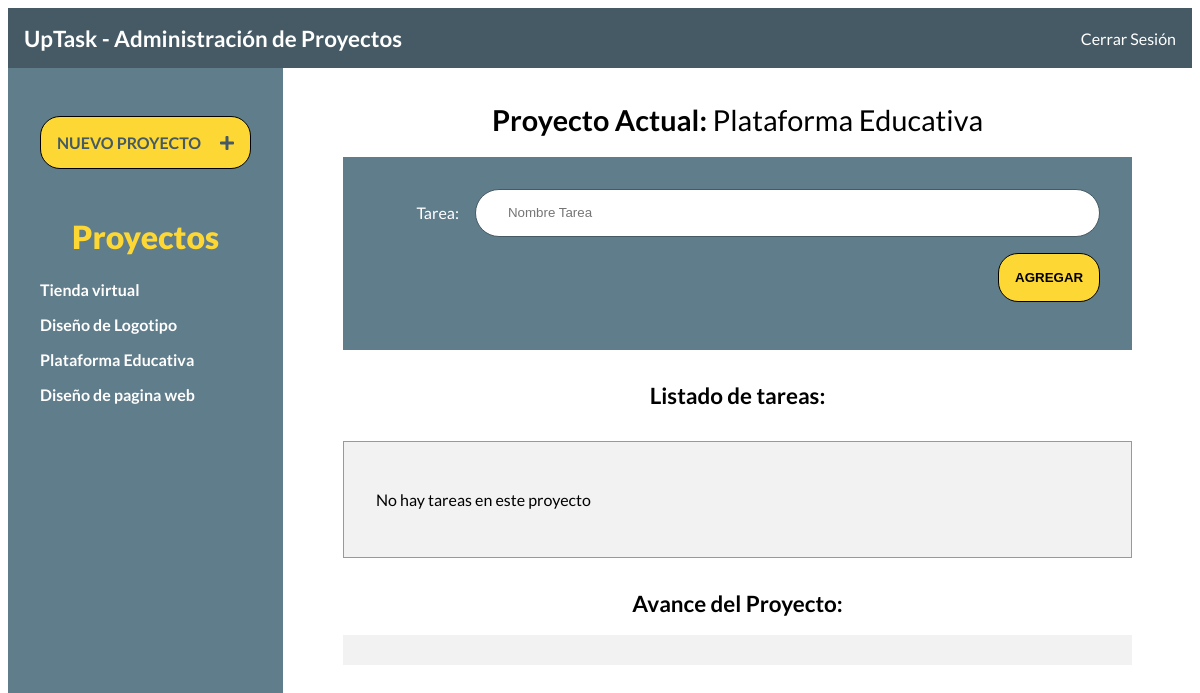
Page /index.php?id_proyecto=3 (signed in) on the committed database.
### tables this page shows
CREATE TABLE `proyectos` (
  `id` int(11) NOT NULL,
  `nombre` varchar(100) NOT NULL
);

### inc/funciones/funciones.php (called while the page is built, shortened)
<?php
function obtenerProyectos(){
    include 'conexion.php';
    try {
        return $conn->query('SELECT id, nombre FROM proyectos');
    } catch(Exception $e){
        echo "Error! : " . $e->getMessage();
        return false;
    }
}
function obtenerNombreProyecto($id = null) {
    include 'conexion.php';
    try {
        return $conn->query("SELECT nombre FROM proyectos WHERE id = {$id} ");
    } catch(Exception $e){
        echo "Error! : " . $e->getMessage();
        return false;
    }
}
function obtenerTareasProyecto($id = null) {
    include 'conexion.php';
    try {
        return $conn->query("SELECT id, nombre, estado FROM tareas WHERE id_proyecto = {$id} ");
    } catch(Exception $e){
        echo "Error! : " . $e->getMessage();
        return false;
    }
}

### index.php (the view, shortened to what this page needs)
<?php
    include_once 'inc/templates/header.php';
    include_once 'inc/funciones/funciones.php';
    include_once 'inc/templates/barra.php';
    $id_proyecto = '';
    if(isset($_GET['id_proyecto'])){
        $id_proyecto = $_GET['id_proyecto'];
    }
?>
<body>
<div class="contenedor">
<?php
    include_once 'inc/templates/sidebar.php';
?>
<main class="contenido-principal">
    <?php
        $proyecto = obtenerNombreProyecto($id_proyecto);
        if($proyecto): ?>
        <h1>Proyecto Actual:
                    <?php foreach($proyecto as $nombre): ?>
                        <span><?php echo $nombre['nombre']; ?></span>
                    <?php endforeach; ?>
        </h1>
        <form action="#" class="agregar-tarea">
            <div class="campo">
                <label for="tarea">Tarea:</label>
                <input type="text" placeholder="Nombre Tarea" class="nombre-tarea">
            </div>
            <div class="campo enviar">
                <input type="submit" class="boton nueva-tarea" value="Agregar">
            </div>
        </form>
        <?php
            else:
                echo "<p>Selecciona un proyecto a la izquierda</p>";
            endif;
        ?>
        <h2>Listado de tareas:</h2>
        <div class="listado-pendientes">
            <ul>
            <?php
                    $tareas = obtenerTareasProyecto($id_proyecto);
                    ?>
                    <?php
                    if($tareas === false){
                        echo "<p class='lista-vacia'>No hay tareas en este proyecto</p>";
                    } else {
                        echo "<p class='lista-vacia'>No hay tareas en este proyecto</p>";
                    }
                ?>
            </ul>
        </div>
        <div class="avance">
            <h2>Avance del Proyecto:</h2>
            <div id="barra-avance" class="barra-avance">
            </div>
        </div>
    </main>
</div>
<?php
    include_once 'inc/templates/footer.php';
?>

### inc/templates/sidebar.php
<aside class="contenedor-proyectos">
    <div class="panel crear-proyecto">
        <a href="#" class="boton">Nuevo Proyecto <i class="fas fa-plus"></i> </a>
    </div>
    <div class="panel lista-proyectos">
        <h2>Proyectos</h2>
        <ul id="proyectos">
            <?php
                $proyectos = obtenerProyectos();
                if($proyectos){
                    foreach($proyectos as $proyecto){ ?>
                        <li>
                            <a href="index.php?id_proyecto=<?php echo $proyecto['id'] ?>" id="proyecto:<?php echo $proyecto['id'] ?>">
                                <?php echo $proyecto['nombre'] ?>
                            </a>
                        </li>
            <?php  }
                }
            ?>
        </ul>
    </div>
</aside>

### css/style.css (style rules this page uses)
html { box-sizing: border-box; height: 100%; }
*, *:before, *:after { box-sizing: inherit; }
body { font-family: 'Lato', sans-serif; min-height: 100%; }
.campo { display: flex; margin-bottom: 1rem; align-items: center; }
.campo label { flex: 0 0 100px; text-align: right; padding-right: 1rem; }
.campo input[type="text"], .campo input[type="password"] { height: 3rem; border: 0; flex: 1; border: 1px solid #455A64; border-radius: 5rem; padding-left: 2rem; }
.enviar { justify-content: flex-end; }
.boton { background-color: #FDD835; text-align: center; transition: background-color .5s ease-in-out; display: block; padding: 1rem; text-transform: uppercase; font-weight: 400; border: none; font-weight: 900; border-radius: 20px; border: 1px solid black; }
body.index { height: 100vh; }
.contenedor-proyectos { min-height: 100vh; max-width: 300px; background-color: #607D8B; padding-top: 1rem; }
.panel { padding: 1rem; margin: 1rem; }
.panel a { color: white; font-weight: bold; text-decoration: none; }
.panel h2 { color: #FDD835; font-weight: 900; text-align: center; font-size: 2rem; margin: 0; }
.crear-proyecto i { margin-left: 1rem; }
.crear-proyecto a { color: #455A64; }
.lista-proyectos ul { list-style: none; padding: 1.5rem 0 0 0; margin: 0; }
.lista-proyectos ul li { margin-bottom: 1rem; }
.contenedor { display: flex; height: calc( 100% - 60px); }
.contenido-principal { flex: 1; padding: 1rem; overflow: scroll; }
.contenido-principal h1, .contenido-principal h2 { text-align: center; }
.contenido-principal h1 { font-size: 1.8rem; }
.contenido-principal h2 { font-size: 1.4rem; margin-top: 2rem; }
.contenido-principal h1 span { font-weight: 400; }
.agregar-tarea { max-width: 800px; width: 90%; background-color: #607D8B; margin: 0 auto; padding: 2rem; color: white; transition: background-color .5s ease-in-out; }
.listado-pendientes { background-color: #F2F2F2; max-width: 800px; width: 90%; margin: 2rem auto 0 auto; padding: 2rem; border: 1px solid #999; }
.listado-pendientes ul { padding: 0; list-style: none; }
.barra-avance { height: 30px; width: 90%; margin: 0 auto; max-width: 800px; background-color: #f2f2f2; }

### rows in the picture
proyectos: nombre "Tienda virtual"
proyectos: nombre "Diseño de Logotipo"
proyectos: nombre "Plataforma Educativa"
proyectos: nombre "Diseño de pagina web"
